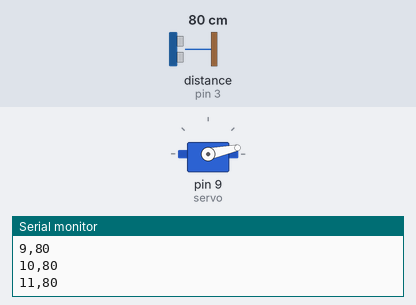
Recording of a sketch running on a simulated Arduino Uno, built with avr-gcc and run on an emulated ATmega328P. On the bench: servo, the last lines printed to the serial monitor. Wiring (inferred from the names in the program): ultrasonic range finder: trigger pin 4; echo pin 3. The test bench sets the inputs (shaded band); at power-on: distance to the obstacle (sensor on pin 3) 80 cm. The echo pulse lasts 58.3 µs per cm.

Above: at 1.2 s.
1.3 s: distance to the obstacle (sensor on pin 3) set to 2 cm
At 2.43 s:
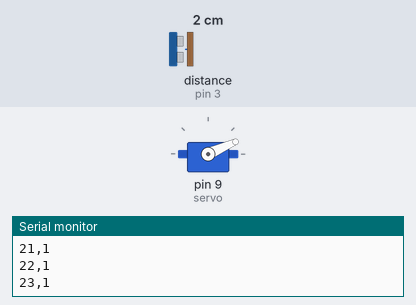
7.3 s: distance to the obstacle (sensor on pin 3) set to 120 cm
At 7.48 s:
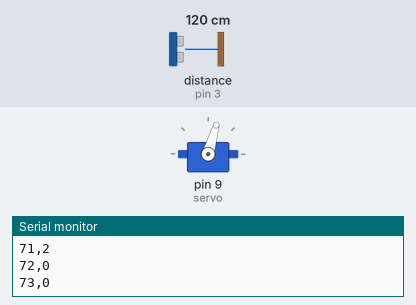
Timing chart, 0 to 22.3 s (numbered marks = the images above; inputs shaded):
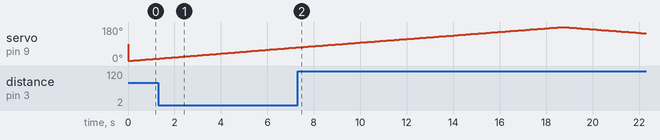

Measured:
- by itself, servo on pin 9 (servo): rises from 72° to 180° in 11.4 s, then falls to 146° in 3.6 s

The sketch:

UltrasonicWaveRadar.ino
```cpp
#include <Servo.h>  //서보 라이브러리를 불러온다
#define TRIG 4    //트리거는 4번  (원래 2번이었으나, 실수로 아두이노 부품에 문제를 일으켜 변경)
#define ECHO 3    //에코는 3번
Servo servo;

int servoDirection = 1, rad = 0; // rad는 각도를 의미합니다.

void setup() {
  Serial.begin(9600);
  pinMode(TRIG, OUTPUT);
  pinMode(ECHO, INPUT);
  servo.attach(9); //서보모터 핀은 9번
}

void loop() {
  digitalWrite(TRIG, LOW);
  delayMicroseconds(2);  //2uS 동안 멈춤
  digitalWrite(TRIG, HIGH);
  delayMicroseconds(10);  //10uS 동안 동작
  digitalWrite(TRIG, LOW);

  //5800이면 1m 입니다. 최대 기다리는 시간은 1,000,000 입니다.
  // 5800을 58로 나누게 되면 cm 단위가 됩니다.
  long distance = pulseIn(ECHO, HIGH, 5800) / 58; //5800uS 동안 기다렸으므로 1미터 측정이 된다.
  //Serial.print("r");
  Serial.print(String(rad));  //Processing에 값을 넘기기 위함
  Serial.print(",");
  //Serial.print("d");
  Serial.println(String(distance));  //Processing에 값을 넘기기 위함


  rad += servoDirection;
  if (rad > 180) {
    rad = 179;
    servoDirection = -1;
  }
  else if (rad < 0) {
    rad = 1;
    servoDirection = 1;
  }
  servo.write(rad);
  delay(100); //서보모터가 움직이는 걸리는 시간을 줍니다.
}
```
